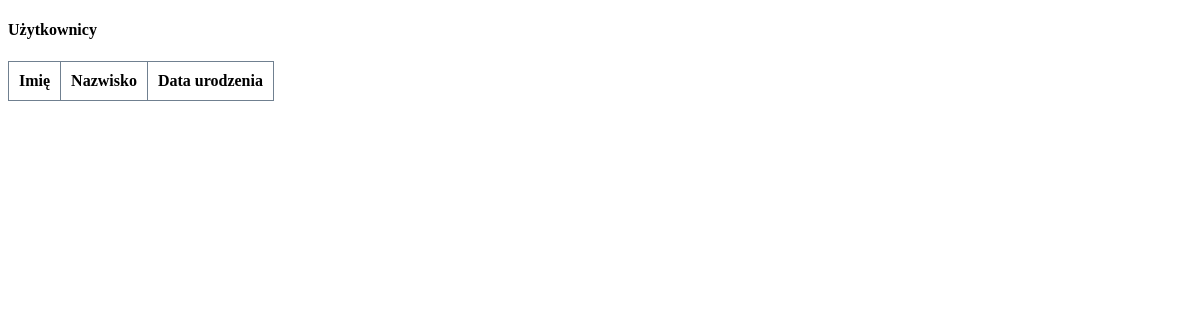
/3_db/2_db_table.php, run on an earlier commit of the app's database.
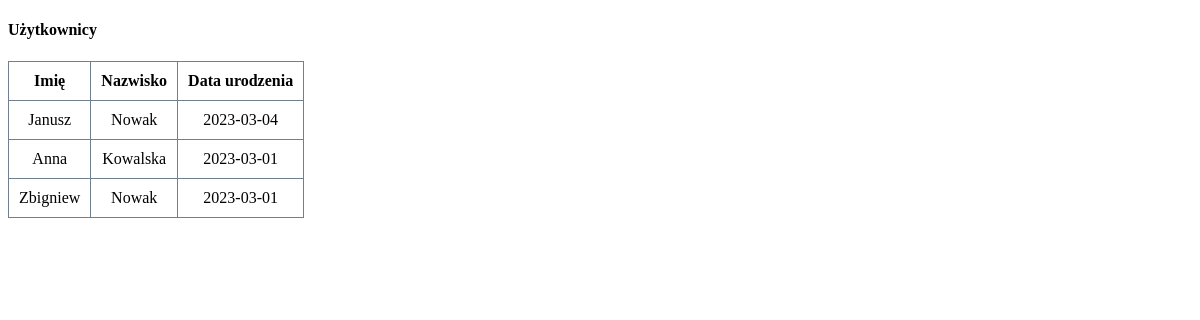
And on a later commit of the database.
### tables this page shows
CREATE TABLE `users` (
  `id` int(10) UNSIGNED NOT NULL,
  `city_id` int(10) UNSIGNED NOT NULL,
  `firstName` varchar(30) NOT NULL,
  `lastName` varchar(50) NOT NULL,
  `birthday` date NOT NULL
);

### 3_db/2_db_table.php (the view, shortened to what this page needs)
<!doctype html>
<html lang="pl">
<head>
  <link rel="stylesheet" href="../css/table.css">
</head>
<body>
<h4>Użytkownicy</h4>
<table>
  <tr>
    <th>Imię</th>
    <th>Nazwisko</th>
    <th>Data urodzenia</th>
  </tr>
<?php
	require_once "../scripts/connect.php";
$sql = "SELECT * FROM `users` u JOIN `cities` c ON `u`.`city_id`=`c`.`id`;";
  $result = $conn->query($sql);
  while($user = $result->fetch_assoc()){
    echo <<< TABLEUSERS
      <tr>
        <td>$user[firstName]</td>
        <td>$user[lastName]</td>
        <td>$user[birthday]</td>
      </tr>
TABLEUSERS;
  }
  echo "</table>";
?>
</body>
</html>

### css/table.css (style rules this page uses)
table, tr, th, td { border: solid 1px slategrey; text-align: center; border-collapse: collapse; padding: 10px; }

What changed in the data, as far as the page shows it:
now on this page (row edited): users: firstName "Janusz", lastName "Nowak", birthday "2023-03-04"
now on this page (row edited): users: firstName "Anna", lastName "Kowalska", birthday "2023-03-01"
now on this page (row edited): users: firstName "Zbigniew", lastName "Nowak", birthday "2023-03-01"
